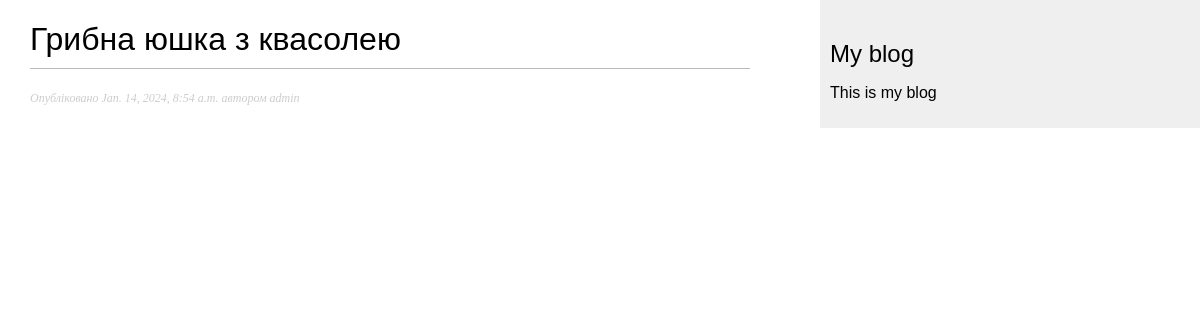
Page /blog/2024/1/14/yushka/ on the committed database.
### blog/models.py (models this page shows, shortened)
class Post(models.Model):
    STATUS_CHOISES=(('draft','Draft'),('published','Published'),)
    title=models.CharField(max_length=250,verbose_name='Post name')
    slug=models.SlugField(max_length=250,unique_for_date='publish')
    author=models.ForeignKey(User,on_delete=models.CASCADE, related_name='blog_posts',verbose_name='Author')
    short_description=models.CharField(max_length=400,verbose_name='Description')
    publish=models.DateTimeField(default=timezone.now,verbose_name='Publish date')
    created = models.DateTimeField(auto_now_add=True, verbose_name='Create date')
    updated = models.DateTimeField(auto_now=True, verbose_name='Update')
    status=models.CharField(max_length=10, choices=STATUS_CHOISES,default='draft')
    image=models.ImageField(upload_to='porodact_images/',verbose_name='Image',blank=False)
    class Meta:
        ordering=('-publish',)

### blog/views.py (the view)
# urls.py: path('<int:year>/<int:month>/<int:day>/<slug:post>/',views.post_detail,name='post_detail'),
def post_detail(request,year,month,day,post):
    post_object=get_object_or_404(Post,slug=post,status='published',publish__year=year,
                                  publish__month=month,publish__day=day)
    post_points=PostPoint.objects.filter(post=post_object)
    return render(request,'blog/post/detail.html',{'post':post_object,'post_points':post_points})

### blog/templates/blog/post/detail.html (shortened to what this page needs)
{% extends "blog/base.html" %}
{% block content %}
    <h1>{{post.title}}</h1>
    <p class="date">Опубліковано {{post.publish}} автором {{post.author}}</p>
{% endblock %}

### blog/static/css/style.css (style rules this page uses)
body { margin:0; padding:0; font-family:helvetica, sans-serif; }
h1 { font-weight:normal; border-bottom:1px solid #bbb; padding:0 0 10px 0; }
p.date { color:#ccc; font-family: georgia, serif; font-size: 12px; font-style: italic; }

### rows in the picture
Post: title "Грибна юшка з квасолею", publish "Jan. 14, 2024, 8:54 a.m.", author "admin"
